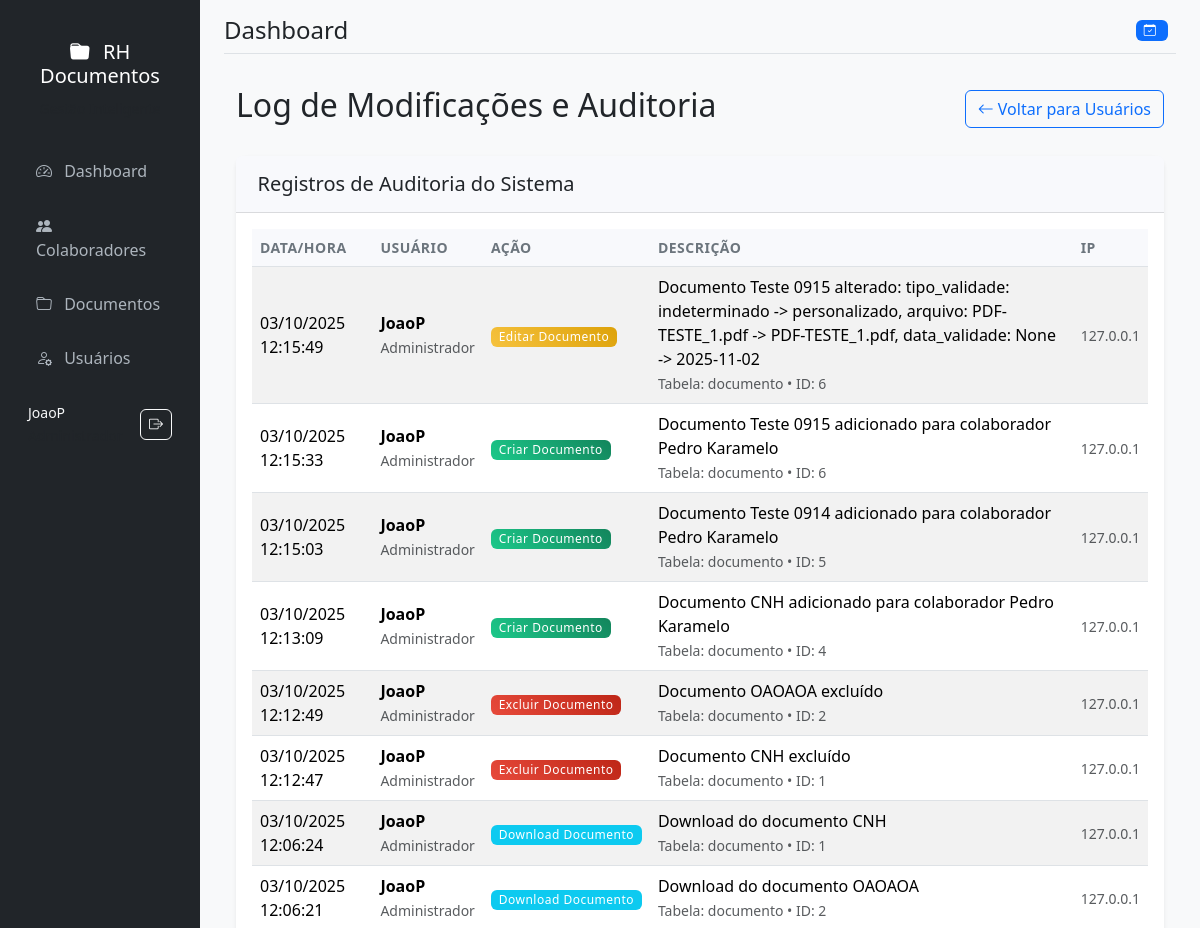
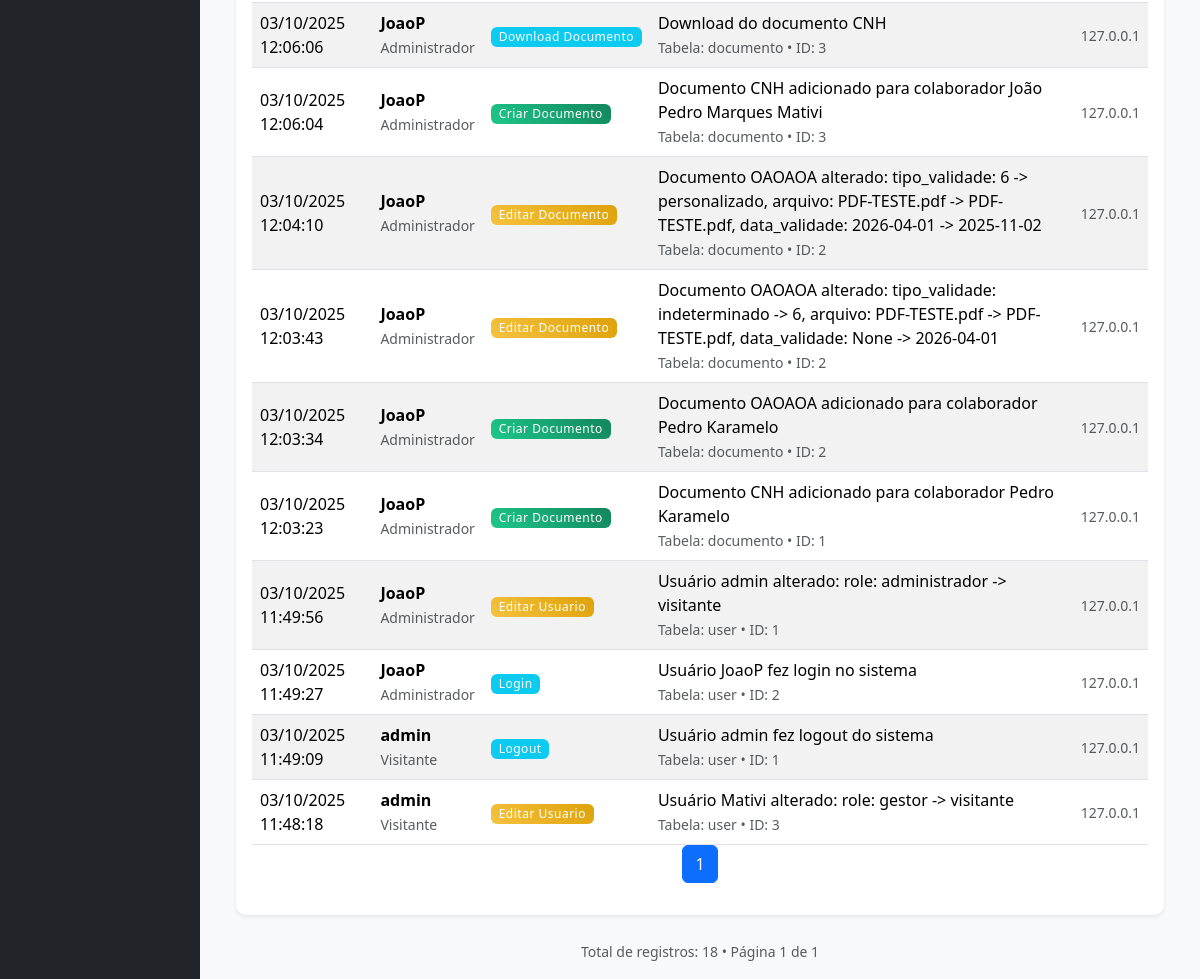
The page /auditoria (signed in) on the database as committed earlier (2 pictures, top to bottom).
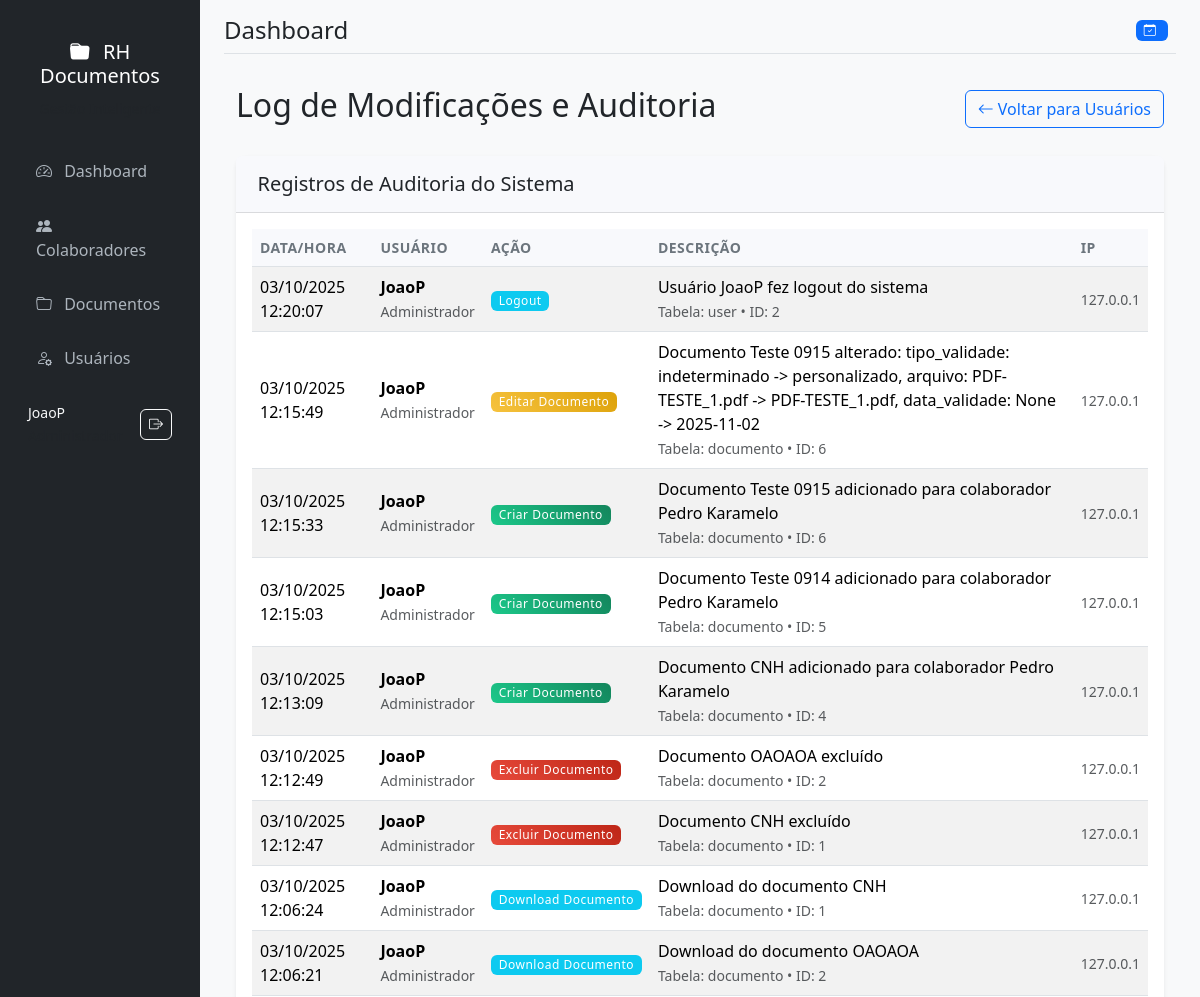
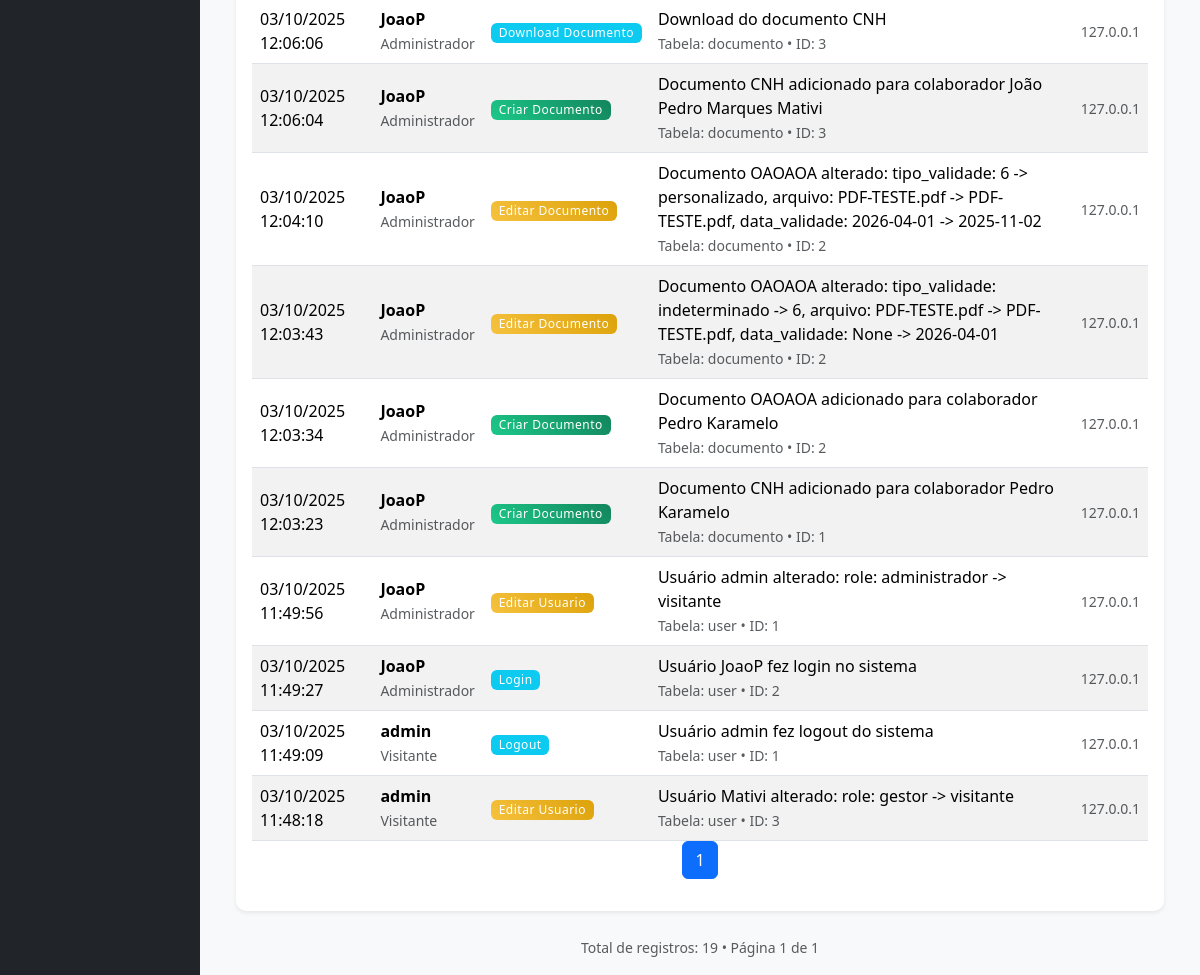
The same page on the database as committed later (2 pictures, top to bottom).
### models.py (models this page shows, shortened)
class LogAuditoria(db.Model):
    id = db.Column(db.Integer, primary_key=True)
    usuario_id = db.Column(db.Integer, db.ForeignKey('user.id'), nullable=False)
    acao = db.Column(db.String(100), nullable=False)  # Ex: 'criar_usuario', 'editar_usuario', 'excluir_documento'
    descricao = db.Column(db.Text, nullable=False)
    tabela_afetada = db.Column(db.String(50))  # Ex: 'user', 'documento', 'colaborador'
    registro_id = db.Column(db.Integer)  # ID do registro afetado
    ip_address = db.Column(db.String(45))
    user_agent = db.Column(db.Text)
    created_at = db.Column(db.DateTime, default=datetime.utcnow)
    usuario = db.relationship('User', backref='logs')

class User(UserMixin, db.Model):
    id = db.Column(db.Integer, primary_key=True)
    username = db.Column(db.String(80), unique=True, nullable=False)
    email = db.Column(db.String(120), unique=True, nullable=False)
    password_hash = db.Column(db.String(120), nullable=False)
    role = db.Column(db.String(20), nullable=False, default='visitante')
    created_at = db.Column(db.DateTime, default=datetime.utcnow)
    def has_permission(self, permission):
        roles_permissions = {
            'visitante': ['download'],
            'operador': ['download', 'add_documento', 'add_colaborador', 'renovar_documento'],
            'gestor': ['download', 'add_documento', 'add_colaborador', 'renovar_documento', 'edit_documento', 'delete_documento'],
            'administrador': ['download', 'add_documento', 'add_colaborador', 'renovar_documento', 'edit_documento', 'delete_documento', 'add_usuario']
        }
        return permission in roles_permissions.get(self.role, [])

### app.py (the view)
@app.route('/auditoria')
@login_required
def auditoria():
    if current_user.role != 'administrador':
        flash('Acesso não autorizado', 'warning')
        return redirect(url_for('dashboard'))
    page = request.args.get('page', 1, type=int)
    logs = LogAuditoria.query.order_by(LogAuditoria.created_at.desc()).paginate(
        page=page, per_page=20, error_out=False
    )
    return render_template('auditoria.html', logs=logs)

### app.py (called while the page is built)
@login_manager.user_loader
def load_user(user_id):
    return User.query.get(int(user_id))

@app.teardown_appcontext
def shutdown_session(exception=None):
    db.session.remove()

### templates/auditoria.html (shortened to what this page needs)
{% extends "base.html" %}
{% block content %}
<div class="d-flex justify-content-between align-items-center mb-4">
    <h2>Log de Modificações e Auditoria</h2>
    <a href="{{ url_for('usuarios') }}" class="btn btn-outline-primary">
        <i class="bi bi-arrow-left"></i> Voltar para Usuários
    </a>
</div>
<div class="card">
    <div class="card-header">
        <h5 class="mb-0">Registros de Auditoria do Sistema</h5>
    </div>
    <div class="card-body">
        {% if logs.items %}
        <div class="table-responsive">
            <table class="table table-striped">
                <thead>
                    <tr>
                        <th>Data/Hora</th>
                        <th>Usuário</th>
                        <th>Ação</th>
                        <th>Descrição</th>
                        <th>IP</th>
                    </tr>
                </thead>
                <tbody>
                    {% for log in logs.items %}
                    <tr>
                        <td>{{ log.created_at.strftime('%d/%m/%Y %H:%M:%S') }}</td>
                        <td>
                            <strong>{{ log.usuario.username }}</strong>
                            <br>
                            <small class="text-muted">{{ log.usuario.role|title }}</small>
                        </td>
                        <td>
                            <span class="badge
                                {% if 'criar' in log.acao %}bg-success
                                {% elif 'editar' in log.acao %}bg-warning
                                {% elif 'excluir' in log.acao %}bg-danger
                                {% else %}bg-info{% endif %}">
                                {{ log.acao|replace('_', ' ')|title }}
                            </span>
                        </td>
                        <td>
                            {{ log.descricao }}
                            {% if log.tabela_afetada %}
                            <br>
                            <small class="text-muted">
                                Tabela: {{ log.tabela_afetada }}
                                {% if log.registro_id %}
                                • ID: {{ log.registro_id }}
                                {% endif %}
                            </small>
                            {% endif %}
                        </td>
                        <td>
                            <small class="text-muted">{{ log.ip_address }}</small>
                        </td>
                    </tr>
                    {% endfor %}
                </tbody>
            </table>
        </div>
        <nav aria-label="Navegação de páginas">
            <ul class="pagination justify-content-center">
                {% for page_num in logs.iter_pages() %}
                    {% if page_num %}
                        <li class="page-item {% if page_num == logs.page %}active{% endif %}">
                            <a class="page-link" href="{{ url_for('auditoria', page=page_num) }}">{{ page_num }}</a>
                        </li>
                    {% else %}
                        <li class="page-item disabled"><span class="page-link">...</span></li>
                    {% endif %}
                {% endfor %}
            </ul>
        </nav>
        {% else %}
        <div class="text-center py-5">
            <i class="bi bi-clock-history display-1 text-muted mb-3"></i>
            <h5 class="text-muted">Nenhum registro de auditoria encontrado</h5>
            <p class="text-muted">As ações realizadas no sistema aparecerão aqui.</p>
        </div>
        {% endif %}
    </div>
</div>
<div class="mt-3 text-center">
    <small class="text-muted">
        Total de registros: {{ logs.total }} • Página {{ logs.page }} de {{ logs.pages }}
    </small>
</div>
{% endblock %}

Rows that differ between the two databases and show on the page:
added LogAuditoria: created_at "03/10/2025 12:20:07", usuario.username "JoaoP", usuario.role "Administrador", acao "Logout", descricao "Usuário JoaoP fez logout do sistema", tabela_afetada "user", registro_id "2", ip_address "127.0.0.1"
Other text that changed with them:
{{ logs.total }}: "18" → "19"
